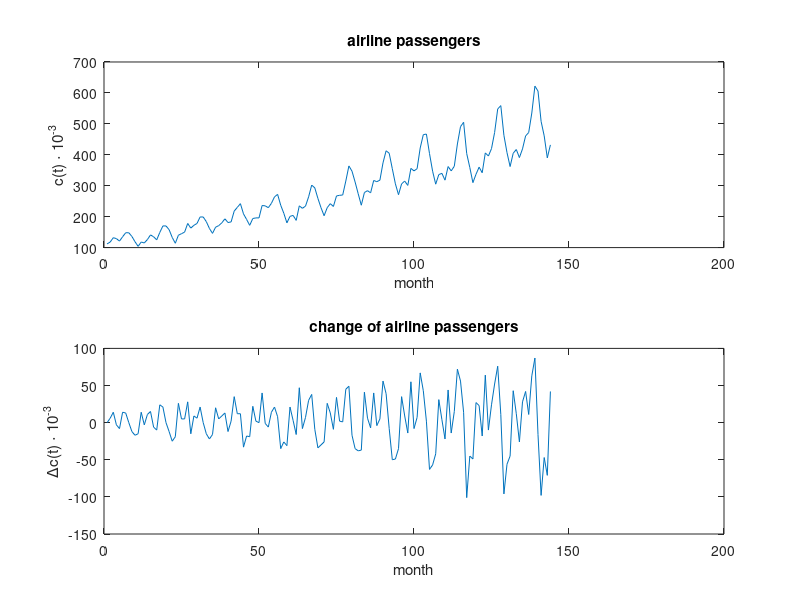

Recreate this plot in MATLAB. (Note: this script raises an error after producing the figure.)
% attempting to follow the StackExchange answer http://stats.stackexchange.com/a/9017/26843

clear all;
close all;
addpath '..';

MAX_DISPLAYED_LAGS=40;

% read in the airline series
fileID = fopen('international-airline-passengers.csv', 'r');
A = textscan(fileID, '"%d-%d";%d', 'headerLines', 1);
fclose(fileID);

years = A{1};
months = A{2};
passengers = A{3};

clear fileID A;

N = numel(passengers);

% differentiate once
d_passengers = [0; diff(passengers)];

% simple plot

figure;
subplot(2,1,1);
plot(passengers);
xlabel('month');
ylabel('c(t) \cdot 10^{-3}');
title('airline passengers');

subplot(2,1,2);
plot(d_passengers);
xlabel('month');
ylabel('\Deltac(t) \cdot 10^{-3}');
title('change of airline passengers');

lags = 0:MAX_DISPLAYED_LAGS;
acf = my_corr(double(passengers), double(passengers), lags);
dacf = my_corr(double(d_passengers), double(d_passengers), lags);

pacf = my_pacf(double(passengers), MAX_DISPLAYED_LAGS);
dpacf = my_pacf(double(d_passengers), MAX_DISPLAYED_LAGS);

% confidence bands for 95% confidence of the null hypothesis (i.e. no correlation)
% https://en.wikipedia.org/wiki/Correlogram
% https://en.wikipedia.org/wiki/1.96
PACF_conf_x = [lags, fliplr(lags)];
PACF_conf_y = [ones(size(lags))*1.96/sqrt(N), fliplr(-ones(size(lags)))*1.96/sqrt(N)];

% confidence bands for 95% confidence of the null hypothesis (i.e. no correlation)
% the ACF confidence bands are using the Bartlett approximation describe on
% https://en.wikipedia.org/wiki/Correlogram
bartlett_conf = zeros(1, MAX_DISPLAYED_LAGS+1);
acf_squared = acf.^2;
for i=1:MAX_DISPLAYED_LAGS
    bartlett_conf(i+1) = 1.96*sqrt( (1 + 2*sum(acf_squared(2:i))) / N);
end

ACF_conf_x  = [lags, fliplr(lags)];
%ACF_conf_y  = [ones(1, numel(lags))*1.96/sqrt(N), fliplr(-ones(1, numel(lags)))*1.96/sqrt(N)];
ACF_conf_y  = [bartlett_conf, fliplr(-bartlett_conf)];

figure;
subplot(2,2,1);
stem(lags, acf, ':o', 'filled', 'MarkerSize', 3);
title('Sample ACF c(t)');
xlabel('lag')
ylabel('\rho( k)')
xlim([0 MAX_DISPLAYED_LAGS]);

hold on 
fill(ACF_conf_x, ACF_conf_y, 1,...
        'FaceColor', [0 0 0], ...
        'EdgeColor', 'none', ...
        'FaceAlpha', 0.1);

% send the filled are to the background
set(gca, 'children', flipud(get(gca, 'children')));

subplot(2,2,3);
stem(lags(1:MAX_DISPLAYED_LAGS), pacf(1:MAX_DISPLAYED_LAGS), ':o', 'filled', 'MarkerSize', 3);
title('Sample PACF c(t)');
xlabel('lag k')
ylabel('\alpha(k)')
xlim([0 MAX_DISPLAYED_LAGS]);

hold on 
fill(PACF_conf_x, PACF_conf_y, 1,....
        'FaceColor', [0 0 0], ...
        'EdgeColor', 'none', ...
        'FaceAlpha', 0.1);
set(gca, 'children', flipud(get(gca, 'children')));

% The autocorrelogram of the differentiated time series
% shows a strong seasonality of 12 lags (i.e. months).
% This can also be seen in the sample partial autocorrelogram.

subplot(2,2,2);
stem(lags, dacf, ':o', 'filled', 'MarkerSize', 3);
title('Sample ACF \Deltac(t)');
xlabel('lag')
ylabel('\rho( k)')
xlim([0 MAX_DISPLAYED_LAGS]);

hold on 
fill(ACF_conf_x, ACF_conf_y, 1,....
        'FaceColor', [0 0 0], ...
        'EdgeColor', 'none', ...
        'FaceAlpha', 0.1);
set(gca, 'children', flipud(get(gca, 'children')));

subplot(2,2,4);
stem(lags(1:MAX_DISPLAYED_LAGS), dpacf(1:MAX_DISPLAYED_LAGS), ':o', 'filled', 'MarkerSize', 3);
title('Sample PACF \Deltac(t)');
xlabel('lag k')
ylabel('\alpha(k)')
xlim([0 MAX_DISPLAYED_LAGS]);

hold on 
fill(PACF_conf_x, PACF_conf_y, 1,....
        'FaceColor', [0 0 0], ...
        'EdgeColor', 'none', ...
        'FaceAlpha', 0.1);
set(gca, 'children', flipud(get(gca, 'children')));